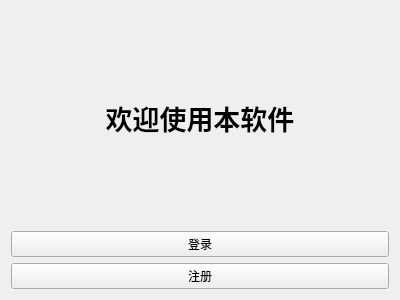
<?xml version="1.0" encoding="UTF-8"?>
<ui version="4.0">
 <class>Main</class>
 <widget class="QWidget" name="Main">
  <property name="enabled">
   <bool>true</bool>
  </property>
  <property name="geometry">
   <rect>
    <x>0</x>
    <y>0</y>
    <width>400</width>
    <height>300</height>
   </rect>
  </property>
  <property name="minimumSize">
   <size>
    <width>400</width>
    <height>300</height>
   </size>
  </property>
  <property name="windowTitle">
   <string>ReDesignedMAIMAI</string>
  </property>
  <property name="whatsThis">
   <string>&lt;html&gt;&lt;head/&gt;&lt;body&gt;&lt;p&gt;重构式音游手台&lt;/p&gt;&lt;/body&gt;&lt;/html&gt;</string>
  </property>
  <layout class="QGridLayout" name="gridLayout">
   <item row="0" column="0">
    <widget class="QLabel" name="Welcome">
     <property name="font">
      <font>
       <pointsize>20</pointsize>
       <bold>true</bold>
      </font>
     </property>
     <property name="tabletTracking">
      <bool>false</bool>
     </property>
     <property name="text">
      <string>&lt;html&gt;&lt;head/&gt;&lt;body&gt;&lt;p align=&quot;center&quot;&gt;欢迎使用本软件&lt;/p&gt;&lt;/body&gt;&lt;/html&gt;</string>
     </property>
    </widget>
   </item>
   <item row="1" column="0">
    <widget class="QPushButton" name="ButtonLogin">
     <property name="text">
      <string>登录</string>
     </property>
     <property name="iconSize">
      <size>
       <width>32</width>
       <height>32</height>
      </size>
     </property>
    </widget>
   </item>
   <item row="2" column="0">
    <widget class="QPushButton" name="ButtonSignup">
     <property name="text">
      <string>注册</string>
     </property>
    </widget>
   </item>
  </layout>
 </widget>
 <resources/>
 <connections/>
</ui>
